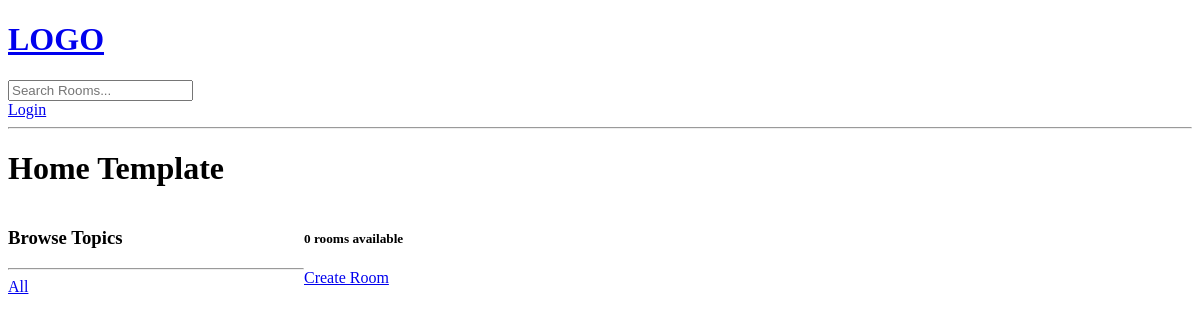
/, run on an earlier commit of the app's database.
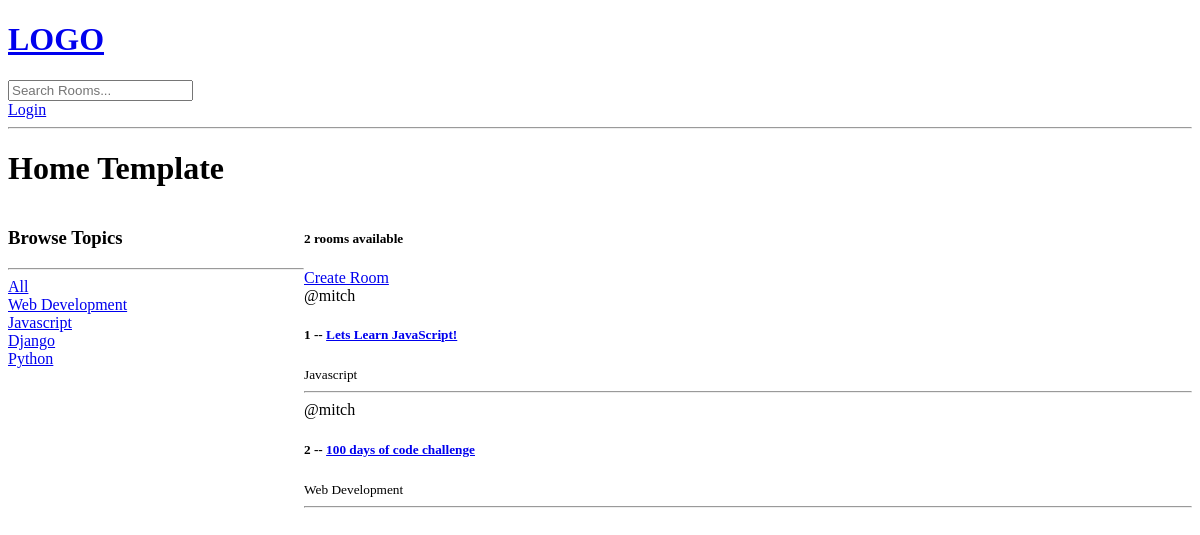
And on a later commit of the database.
### base/models.py (models this page shows, shortened)
class Topic(models.Model):
    name = models.CharField(max_length=200)

class Room(models.Model):
    host = models.ForeignKey(User, on_delete=models.SET_NULL, null=True)
    topic = models.ForeignKey(Topic, on_delete=models.SET_NULL, null=True)
    name = models.CharField(max_length=200)
    description = models.TextField(null=True, blank=True)
    updated = models.DateTimeField(auto_now=True)
    created = models.DateTimeField(auto_now_add=True)
    class Meta:
        ordering =['-updated', '-created']

### base/views.py (the view)
# urls.py: path('', views.home, name="home"),
def home(request):
    q = request.GET.get('q') if request.GET.get('q') != None else ''
    rooms = Room.objects.filter(
        Q(topic__name__icontains=q) |
        Q(name__icontains=q) |
        Q(description__icontains=q)
        )
    topics = Topic.objects.all()
    room_count = rooms.count()
    context = {'rooms':rooms, 'topics':topics, 'room_count':room_count}
    return render(request, "base/home.html", context)

### base/templates/base/home.html (shortened to what this page needs)
{% extends 'main.html' %}
{% block content %}
<h1>Home Template</h1>
<div class="home-containers">
    <div>
        <h3>Browse Topics</h3>
        <hr>
            <a href="{% url 'home' %}">All</a>
        {% for topic in topics %}
            <div>
                <a href="{% url 'home' %}?q={{topic.name}}">{{topic.name}}</a>
            </div>
        {% endfor %}
    </div>
    <div>
        <h5>{{room_count}} rooms available</h5>
        <a href="{% url 'create-room' %}">Create Room</a>
        <div>
            {% for room in rooms %}
            <div>
                <span>@{{room.host.username}}</span>
                <h5>{{room.id}} -- <a href="{% url 'room' room.id %}">{{room.name}}</a></h5>
                <small>{{room.topic.name}}</small>
                <hr>
            </div>
            {% endfor %}
        </div>
    </div>
</div>
{% endblock %}

### templates/main.html (shortened to what this page needs)
<!DOCTYPE html>
<html lang="en">
<head>
</head>
<body>
    {% include 'navbar.html' %}
    {% block content %}
    {% endblock %}
</body>
</html>

### templates/navbar.html
<a href="/">
    <h1>LOGO</h1>
</a>
<form method ="GET" action="{% url 'home' %}">
    <input type="text" name="q" placeholder="Search Rooms...">
</form>
{% if request.user.is_authenticated %}
<p>Hello {{request.user}}</p>
<a href="{% url 'logout' %}">Logout</a>
{% else %}
<a href="{% url 'login' %}">Login</a>
{% endif %}
<hr>

### base/templates/base/home.html (style rules this page uses)
.home-containers { display: grid; grid-template-columns: 1fr 3fr; }

What changed in the data, as far as the page shows it:
added Topic: name "Web Development"
added Topic: name "Javascript"
added Topic: name "Django"
added Topic: name "Python"
added Room: host.username "mitch", id "1", name "Lets Learn JavaScript!", topic.name "Javascript"
added Room: host.username "mitch", id "2", name "100 days of code challenge", topic.name "Web Development"
Also different on the page:
{{ room_count }}: "0" → "2"
